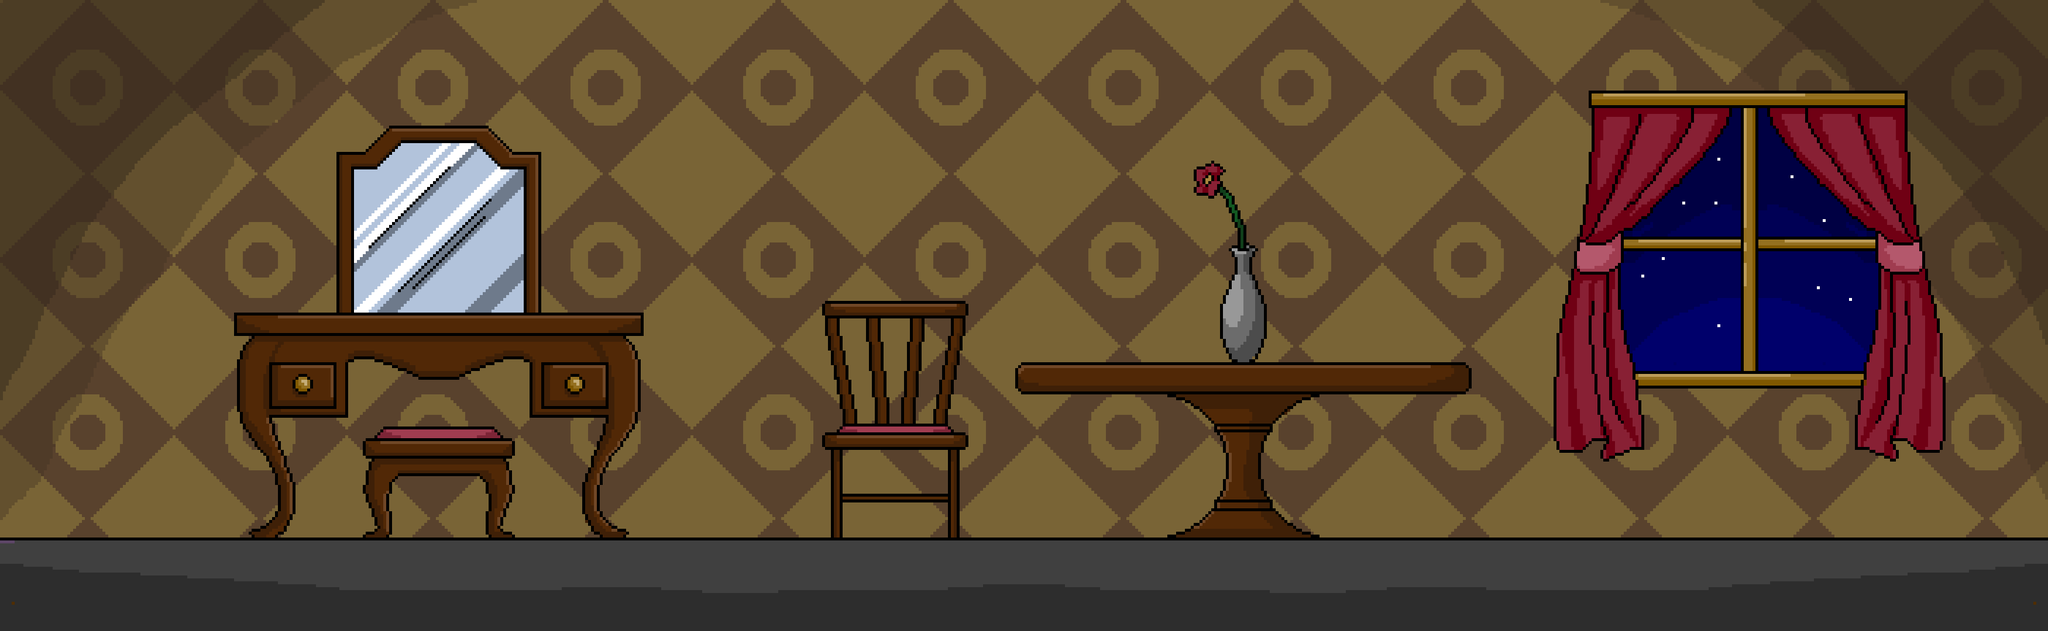

Tiled map render using the project's own tile images. Description and the map definition, with tile-layer contents summarised, below:
An orthogonal 25x30 tile map with 140x36 px tiles, 1 tile layer (Camada de Tiles 1).

<map version="1.4" tiledversion="1.4.3" orientation="orthogonal" renderorder="right-down" width="25" height="30" tilewidth="140" tileheight="36" infinite="0" nextlayerid="2" nextobjectid="1">
 <tileset firstgid="1" source="sala 3 fundo.tsx" />
 <layer id="1" name="Camada de Tiles 1" width="25" height="30">
  <data>[750 cells, 750 non-empty, 750 distinct tile ids]</data>
 </layer>
</map>
